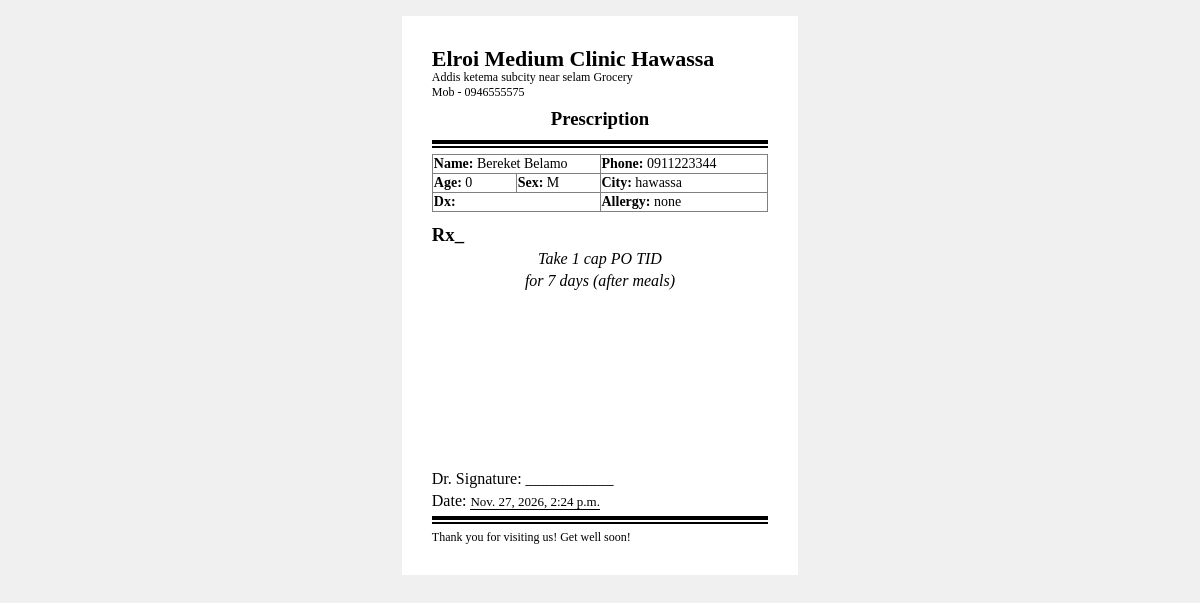
Screenshot of /print/4/21/ with the database file from the repository.
### App/models.py (models this page shows, shortened)
class Visit(models.Model):
    status_choice = [
        ('waiting' ,'Waiting'),
        ('nurse' , 'With Nurse'),
        ('doctor' , 'With Doctor'),
        ('lab' , 'Lab'),
        ('completed' , 'Completed'),
        ('incomplete' , 'InComplete')
    ]
    patient = models.ForeignKey(Patient, on_delete=models.CASCADE)
    status = models.CharField(choices=status_choice, default='waiting')
    visit_date = models.DateTimeField(auto_now_add=True)

class Patient(models.Model):
    name = models.CharField(max_length=100)
    date_of_birth = models.DateField()
    Sex_choice = [
        ('M', 'Male'),
        ('F', "Female")
    ]
    sex = models.CharField(choices=Sex_choice)
    allergy = models.CharField()
    zone = models.CharField(max_length=50)
    city = models.CharField(max_length=50)
    phone = models.CharField(max_length=20)
    emergency_contact = models.CharField(max_length=20)
    date_registered = models.DateTimeField(auto_now_add=True)

class Prescription(models.Model):
    visit = models.ForeignKey(Visit,on_delete=models.CASCADE,related_name='prescriptions')
    prescription_template = models.ForeignKey(PrescriptionTemplate,on_delete=models.CASCADE,related_name='prescriptions')
    prescription_group = models.DateTimeField()
    prescribed_at = models.DateTimeField(auto_now_add=True)

class PrescriptionTemplate(models.Model):
    name = models.CharField()

### App/views.py (the view)
# urls.py: path('print/<int:visit_id>/<int:prescription_id>/',views.print_prescription,name='print_prescription'),
def print_prescription(request, visit_id, prescription_id):
    prescription = get_object_or_404(Prescription,id=prescription_id)
    prescriptions = Prescription.objects.filter(visit=visit_id,prescription_group=prescription.prescription_group).select_related('prescription_template')
    visit = get_object_or_404(Visit, id=visit_id)
    context = {'visit': visit,'prescriptions': prescriptions,}
    return render(request, 'doctor/print.html', context)

### App/templates/doctor/print.html (shortened to what this page needs)
<!DOCTYPE html>
<html lang="en">
<head>
</head>
<body>
  <div class="a6-page">
    <h1 style="font-size: 22px; margin: 0; font-weight: bold;">Elroi Medium Clinic Hawassa</h1>
    <div class="top">
      <label>Addis ketema subcity near selam Grocery</label><br>
      <label>Mob - 0946555575</label>
    </div>
    <div class="content">
      <h3 style="text-align: center; margin: 0 0 4px 0;">Prescription</h3>
      <hr>
      <div class="patient" style="font-size: 14px; display: flex; justify-content: center;">
        <table border="1" width="100%" style="border-collapse: collapse;">
          <tr>
            <td colspan="2" width="50%"><b>Name: </b>{{visit.patient.name}}</td>
            <td width="50%"><b>Phone: </b>{{visit.patient.phone}}</td>
          </tr>
          <tr>
            <td width="25%"><b>Age: </b>0</td>
            <td width="25%"><b>Sex: </b>{{visit.patient.sex}}</td>
            <td width="50%"><b>City: </b>{{visit.patient.city}}</td>
          </tr>
          <tr>
            <td colspan="2" width="50%"><b>Dx: </b></td>
            <td width="50%"><b>Allergy: </b>{{visit.patient.allergy}}</td>
          </tr>
        </table>
      </div>
      <div class="prescription">
        <h3 style="margin: 8px 0 4px 0;">Rx_</h3>
        {% for prescription in prescriptions %}
          <p class='list'>{{prescription.prescription_template.name}}</p>
        {% endfor %}
      </div>
      <div class="lower">
        <div class="sign">
          <p style="margin: 0;">Dr. Signature: ___________</p>
          <p style="margin: 4px 0 0 0;">Date: <label style="font-size: 13px; border-bottom: 1px solid black;">{{visit.visit_date}}</label></p>
        </div>
        <div class="fotter">
          <hr>
          <p style="margin: 0; font-size: 12px;">Thank you for visiting us! Get well soon!</p>
        </div>
      </div>
    </div>
  </div>
</body>
</html>

### App/templates/doctor/print.html (style rules this page uses)
* { box-sizing: border-box; }
body { margin: 0; padding: 16px; background: #f0f0f0; font-family:'Times New Roman', Times, serif; }
.a6-page { width: 105mm; height: 148mm; padding: 8mm; margin: 0 auto; background: #ffffff; overflow: hidden; display: flex; flex-direction: column; }
.top { font-size: 12px; margin-top: -2px; margin-bottom: 8px; }
hr { border: none; border-top: 4px solid rgb(0, 0, 0); border-bottom: 2px solid black; height: 8px; margin: 6px 0; }
.content { flex: 1; display: flex; flex-direction: column; min-height: 0; }
.prescription { flex: 1; min-height: 0; overflow-y: auto; margin-top: 4px; }
.list { margin: 4px 0; text-align: center; font-style: italic; }
.lower { margin-top: auto; padding-top: 8px; }
label { font-weight: 500; }
b { font-weight:bold; }

### rows the page displays
Visit: patient.name "Bereket Belamo", patient.phone "0911223344", patient.sex "M", patient.city "hawassa", patient.allergy "none", visit_date "Nov. 27, 2026, 2:24 p.m."
Prescription: prescription_template.name "Take 1 cap PO TID"
Prescription: prescription_template.name "for 7 days (after meals)"
